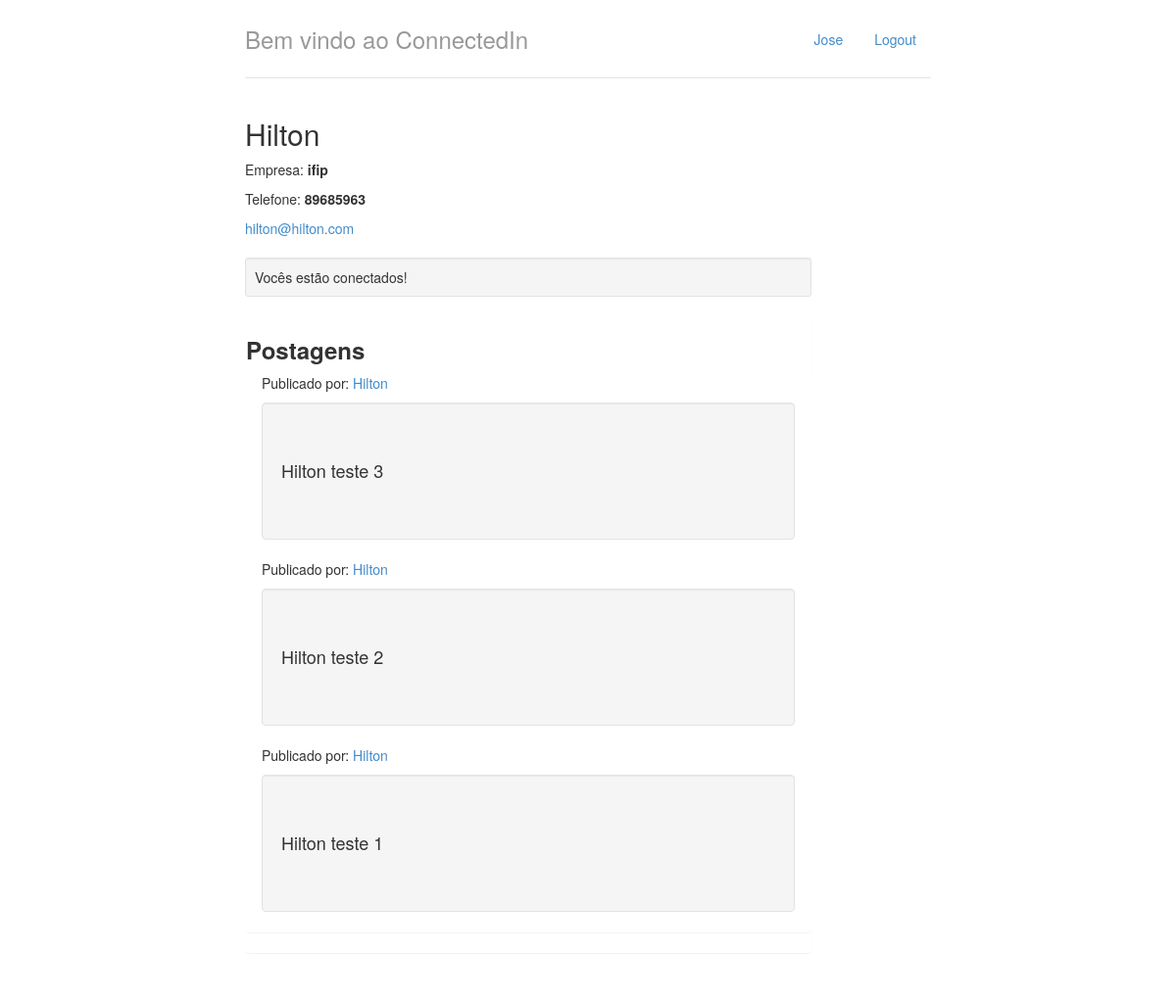
/perfil/1 (signed in), run on the app's committed database.
### perfis/models.py (models this page shows, shortened)
class Perfil(models.Model):
    nome = models.CharField(max_length=255, null=False)
    telefone = models.CharField(max_length=15, null=False)
    nome_empresa = models.CharField(max_length=255, null=False)
    contatos = models.ManyToManyField('self', related_name='contatos')
    usuario = models.OneToOneField(User, related_name="perfil", on_delete=models.CASCADE)
    @property
    def email(self):
        return self.usuario.email

class Postagem(models.Model):
    texto = models.CharField(max_length=200)
    data = models.TimeField(blank=True, auto_now=True)
    perfil = models.ForeignKey(Perfil, on_delete=models.CASCADE)
    class Meta:
        ordering = [F('data').desc(nulls_last=True)]

### perfis/views.py (the view)
# urls.py: path('perfil/<int:perfil_id>', perfil_v.display, name='exibir'),
@login_required
def display(request, perfil_id):
    perfil = Perfil.objects.get(id=perfil_id)
    perfil_logado = get_perfil_logado(request)
    eh_contato = perfil in perfil_logado.contatos.all()
    return render(request, 'perfil.html',
                  {'perfil' : perfil,
                   'perfil_logado' : get_perfil_logado(request),
                   'eh_contato' : eh_contato,
                   'postagens': Postagem.objects.all().order_by("-data")})

### perfis/views.py (called while the page is built)
@login_required
def get_perfil_logado(request):
    return request.user.perfil

### perfis/templates/perfil.html
{% extends "base.html" %}
{% block body %}
    <div class="row">
        <div class="col-lg-10">
            <h2 style="margin-top: 0">{{perfil.nome}}</h2>
            <address>
                <p title="Empresa">Empresa: <strong>{{perfil.nome_empresa}}</strong></p>
                <p title="Telefone">Telefone: <strong>{{perfil.telefone}}</strong></p>
                <a href="mailto:{{perfil.email}}">{{perfil.email}}</a>
            </address>
            {% if eh_contato %}
                <div class="well well-sm">
                    Vocês estão conectados!
                </div>
            {% else %}
                <a href="{% url 'convidar' perfil.id %}"class="btn btn-success" role="button">
                    Convidar
                </a>
            {% endif %}
        <div class="panel heading">
            <h3><strong>Postagens</strong></h3>
            <div class="panel panel-group">
                {% if postagens %}
                    {% for post in postagens %}
                       {% if post.perfil == perfil%}
                            <div class="container">
                                <p>Publicado por:
                                    <a href="{% url 'exibir' post.perfil.id %}">{{post.perfil.nome}}</a>
                                </p>
                                <div class="well well-default">
                                    <div class="content"><h4>{{post.texto}}</h4></div>
                                </div>
                            </div>
                        {% endif %}
                    {% endfor %}
                {% endif %}
            </div>
        </div>
        </div>
    </div>
{% endblock %}

### perfis/templates/base.html (shortened to what this page needs)
{% load static %}
<!DOCTYPE html>
<html lang="pt-br">
    <head>
        <link href="{% static "styles/bootstrap.css" %}" rel="stylesheet"/>
        <link href="{% static "styles/main.css" %}" rel="stylesheet"/>
    </head>
    <body>
        <div class="container">
            <div class="header">
                <ul class="nav nav-pills pull-right">
                    <li><a href="{% url 'index' %}">{{perfil_logado.nome}}</a></li>
                    <li><a href="/logout/">Logout</a></li>
                </ul>
                <h3 class="text-muted">Bem vindo ao ConnectedIn</h3>
            </div>
            <div class="row content">
                {% block body %}
                {% endblock %}
            </div>
        </div>
    </body>
</html>

### perfis/static/styles/main.css (style rules this page uses)
body { padding-top: 20px; padding-bottom: 20px; }
.header, .content, .footer { padding-left: 15px; padding-right: 15px; }
.header { border-bottom: 1px solid #e5e5e5; }
.header h3 { margin-top: 0; margin-bottom: 0; line-height: 40px; padding-bottom: 19px; }
@media (min-width: 768px) { .container { max-width: 730px; } }
.content { margin: 40px 0; }
@media screen and (min-width: 768px) { .header, .content, .footer { padding-left: 0; padding-right: 0; } }
@media screen and (min-width: 768px) { .header { margin-bottom: 30px; } }

### data on the page
Perfil: nome "Jose"
Perfil: nome "Hilton", nome_empresa "ifip", telefone "89685963", email "hilton@hilton.com"
Postagem: perfil.nome "Hilton", texto "Hilton teste 3"
Postagem: perfil.nome "Hilton", texto "Hilton teste 2"
Postagem: perfil.nome "Hilton", texto "Hilton teste 1"
